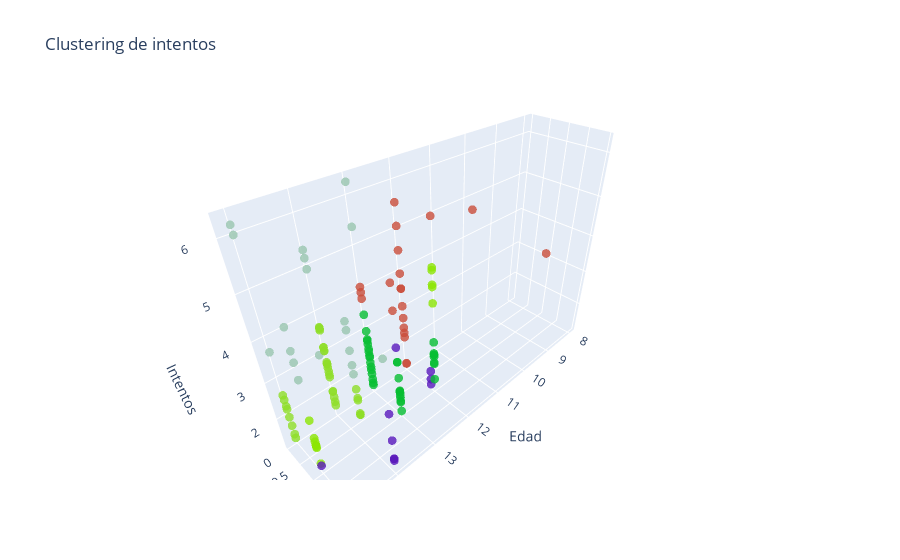

Here is the notebook cell this chart was saved with:
### Markdown cell above
# Con Hierarchical Agglomerative Clustering (HAC):

### Code cell
import numpy as np
import plotly.graph_objects as go
from scipy.cluster.hierarchy import linkage, fcluster

# Eliminamos la columna de 'genero' antes de crear la matriz de características
# intentos_mat = df.drop(['G03Q02', 'token'], axis=1).values

# Aplicamos HAC para obtener los clusters
# Z = linkage(intentos_mat, 'ward')
# agrupamiento = fcluster(Z, t=6, criterion='maxclust')

# Creamos un diccionario que asigne un color aleatorio a cada cluster
# colores = {}
#for cluster in set(agrupamiento):
    #colores[cluster] = f'rgb({np.random.randint(0, 256)}, {np.random.randint(0, 256)}, {np.random.randint(0, 256)})'

# Creamos la figura
#fig = go.Figure(data=[go.Scatter3d(x=df['G03Q01'], y=df['genero_num'], z=df['intentos'], mode='markers', 
                                   #marker=dict(size=3, color=[colores[cluster] for cluster in agrupamiento], 
                                               #opacity=0.8))])

# Agregamos la barra de colores
#fig.update_layout(title='Clustering de intentos',
                  #scene=dict(xaxis_title='Edad', yaxis_title='Genero', zaxis_title='Intentos'),
                  #coloraxis=dict(colorbar=dict(title='Cluster')))

# Mostramos la figura
#fig.show()

### Figure 1 — Plotly figure (JSON) as saved in the notebook; plotly's stock layout.template omitted (floating-point values rounded to 4 significant figures; data arrays with more than 128 entries replaced by an {"elided": "..."} marker saying what was removed)
{"data": [{"marker": {"color": {"elided": "133 str values"}, "opacity": 0.8, "size": 3}, "mode": "markers", "type": "scatter3d", "x": {"elided": "133 int values"}, "y": {"elided": "133 int values"}, "z": {"elided": "133 float values"}}], "layout": {"coloraxis": {"colorbar": {"title": {"text": "Cluster"}}}, "scene": {"xaxis": {"title": {"text": "Edad"}}, "yaxis": {"title": {"text": "Genero"}}, "zaxis": {"title": {"text": "Intentos"}}}, "title": {"text": "Clustering de intentos"}}}
